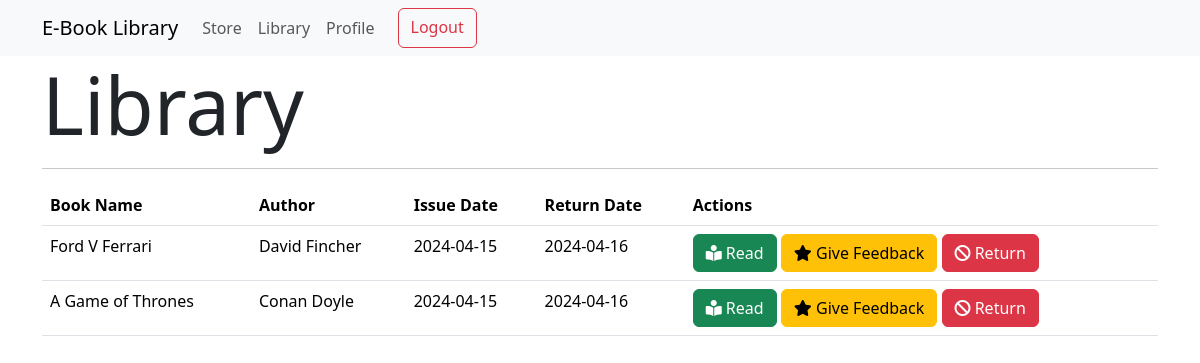
Screenshot of /issued_books_user (signed in) with the database file from the repository.
### models.py (models this page shows)
class Issued(db.Model):
    id = db.Column(db.Integer, primary_key=True)
    user_id = db.Column(db.Integer, db.ForeignKey("user.id"), nullable=False)
    book_id = db.Column(db.Integer, db.ForeignKey("books.id"), nullable=False)
    username = db.Column(db.String(32), nullable=False)
    book_name = db.Column(db.String(32), nullable=False)
    author = db.Column(db.String(64), nullable=False)
    date_issued = db.Column(db.Date, nullable=False)
    return_date = db.Column(db.Date, nullable=False)

### routes.py (the view)
@app.route("/issued_books_user")
@auth_required
def issued_books_user():
    all_issued = Issued.query.filter_by(user_id=session["user_id"]).all()
    return render_template("library.html", all_issued=all_issued)

### routes.py (called while the page is built)
def auth_required(func):
    @wraps(func)
    def inner(*args, **kwargs):
        if "user_id" in session:
            return func(*args, **kwargs)
        else:
            return redirect(url_for("login"))
    return inner

### templates/library.html (shortened to what this page needs)
{% extends "layout.html" %}
{% block content %}
{% if all_issued|length > 0 %}
<h1 class="display-1">Library</h1>
<hr>
<table class="table">
    <thead>
        <tr>
            <th>Book Name</th>
            <th>Author</th>
            <th>Issue Date</th>
            <th>Return Date</th>
            <th>Actions</th>
        </tr>
    </thead>
    <tbody>
        {% for item in all_issued %}
        <tr>
            <td>{{item.book_name}}</td>
            <td>{{item.author}}</td>
            <td>{{item.date_issued}}</td>
            <td>{{item.return_date}}</td>
            <td>
                <form action="{{url_for('read_book', id=item.book_id)}}" method="POST" style="display: inline;">
                    <button class=" btn btn-success">
                        <i class="fas fa-book-reader"></i>
                        Read
                    </button>
                </form>
                <form action="{{url_for('give_feedbacks', id=item.book_id)}}" style="display: inline;">
                    <button class=" btn btn-warning">
                        <i class="fas fa-star"></i>
                        Give Feedback
                    </button>
                </form>
                <form action="{{url_for('return_book', id=item.book_id)}}" method="POST" style="display: inline;">
                    <button class=" btn btn-danger">
                        <i class="fas fa-ban"></i>
                        Return
                    </button>
                </form>
            </td>
        </tr>
        {% endfor %}
    </tbody>
</table>
{% else %}
<h1 class="display-1">No Books in Library Currently</h1>
<hr>
{% endif %}
{% endblock content %}

### rows the page displays
Issued: book_name "Ford V Ferrari", author "David Fincher", date_issued "2024-04-15", return_date "2024-04-16"
Issued: book_name "A Game of Thrones", author "Conan Doyle", date_issued "2024-04-15", return_date "2024-04-16"
